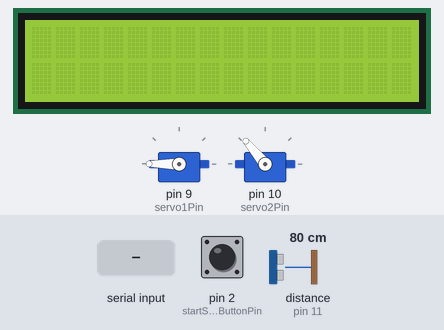
A sketch run on a simulated Arduino Uno, built with avr-gcc and run on an emulated ATmega328P. Parts: 16×2 character LCD, 2 × servo. Inputs (shaded band) come from the test bench; at power-on: pin 2 (startScanButtonPin) HIGH, distance to the obstacle (sensor on pin 11) 80 cm. The echo pulse lasts 58.3 µs per cm; what the sketch prints to the serial monitor is not drawn.

Above: at 1.2 s.
1.3 s: pin 2 (startScanButtonPin) pulled LOW for 0.15 s
At 2.7 s:
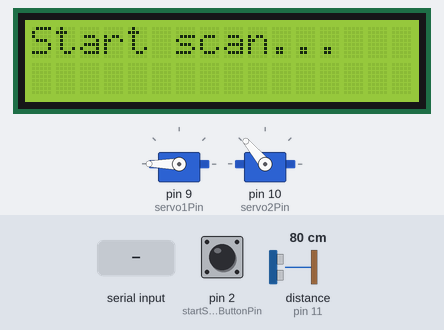
At 3.38 s:
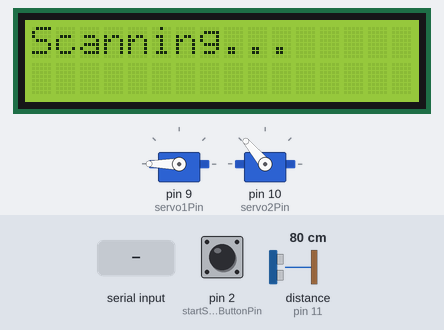
4.4 s: byte 6 (ACK) received over Serial
At 5.1 s:
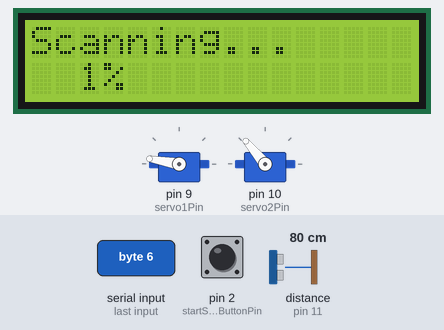
Timing chart, 0 to 7.4 s (numbered marks = the images above; inputs shaded):
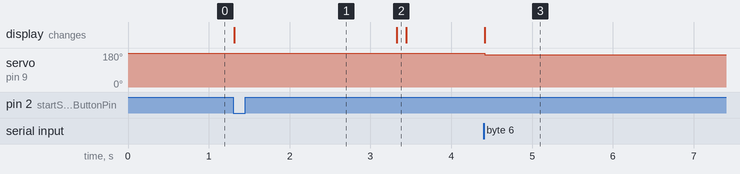

Measured:
- after the input at 1.3 s, the display: changes at once (image 1)
- after the input at 4.4 s, servo on pin 9 (servo1Pin): 180° → 170° at once; the display: changes at once (image 3)

The sketch:

sc_v1_sw_v01.ino
```cpp
#include <LiquidCrystal_I2C.h>
#include <Wire.h>
#include <Servo.h>

// Transmission control messages
#define START_OF_TRANSMISSION 0xFD      // Marker of a start of a transmission
#define END_OF_TRANSMISSION   0xFC      // Marker of an end of a transmission
#define START_MARKER          0xFF      // Marking of the start of a packet
#define END_MARKER            0xFE      // Marking of an end of a packet
#define ACK                   0x06      // Acknowledgement of sent packet
#define NAK                   0x15      // Negative-acknowledgement of sent packet ( retry the measurment )

// Scan accuracy settings
#define N_SAMPLES 5                     // Number of samples taken from a single measurment
#define TURN_VALUE 10                   // Value of the turns ( in degrees ) taken in a single iteration by the device ( in range (0, 180] )
#define SERVO_DELAY 100                 // Value (in ms) of servo movements delay

// Arduino Uno R3 Pinout
const int trigPin = 6;
const int echoPin = 11;
const int servo1Pin = 9;
const int servo2Pin = 10;
const int startScanButtonPin = 2;

Servo servo1;
Servo servo2;
LiquidCrystal_I2C lcd(0x27, 16, 2);
const int pos1 = 180, pos2 = 130;
bool turn = true;
float duration, distance, progress, ser2, complete;

void sortFloats(float arr[], int n) {
  for (int i = 0; i < n - 1; i++) {
    for (int j = 0; j < n - i - 1; j++) {
      if (arr[j] > arr[j + 1]) {
        float temp = arr[j];
        arr[j] = arr[j + 1];
        arr[j + 1] = temp;
      }
    }
  }
}

float measureMedian()
{
  int validCount = 0;
  float distances[N_SAMPLES];
  for(int i = 0; i < N_SAMPLES; i++)
  {
    float d = measureDistance();
    if(d >= 0)
    {
      if(d > 200) distances[validCount++] = 201;
      else distances[validCount++] = d;
    }
    delay(60);
  }
  if(validCount == 0) return -1;
  sortFloats(distances, N_SAMPLES);
  return distances[validCount / 2];
}

float measureDistance()
{
  digitalWrite(trigPin, LOW);
  delayMicroseconds(2);
  digitalWrite(trigPin, HIGH);
  delayMicroseconds(10);
  digitalWrite(trigPin, LOW);

  return (pulseIn(echoPin, HIGH, 20000) * 0.0343) / 2;
}

bool sendData(int x_rotation, int y_rotation, float distance)
{
  //packets consist of 6 bytes: B5 B4 B3 B2 B1 B0, where:
  //B5 - Start marker (0xFF)
  //B4 - Rotation in x-axis
  //B3 - Rotation in y-axis
  //B2 - Integer part of distance value
  //B1 - Fractional part of distance value
  //B0 - End marker (0xFE)
  //Scanner won't continue work until program in Python sends back the ACK message

  byte x_rot = byte(x_rotation);
  byte y_rot = byte(y_rotation);
  byte distInt = byte(distance);
  byte distFrac = byte(((distance - distInt) * 100));

  Serial.write(START_MARKER);
  Serial.write(x_rot);
  Serial.write(y_rot);
  Serial.write(distInt);
  Serial.write(distFrac);
  Serial.write(END_MARKER);

  while (true)
  {
    if (Serial.available())
    {
      byte response = Serial.read();
      if (response == ACK) return true;
      else if(response == NAK) return false;
    }
  }
}

void setup() {
  // put your setup code here, to run once:
  Serial.begin(115200);

  lcd.init();
  lcd.backlight();
  lcd.setCursor(0, 0);
  lcd.print("");

  pinMode(startScanButtonPin, INPUT_PULLUP);

  pinMode(trigPin, OUTPUT);
	pinMode(echoPin, INPUT);

  servo1.attach(servo1Pin);
  servo2.attach(servo2Pin);

  servo1.write(pos1);
  servo2.write(pos2);
}

void loop() {
  if(digitalRead(2) == LOW)
  {
    ser2 = 0;
    complete = ((180 / TURN_VALUE) + 1) * ((80 / TURN_VALUE) + 1);
    lcd.setCursor(0, 0);
    lcd.print("Start scan...");
    delay(2000);
    lcd.clear();
    lcd.print("Scanning...");

    Serial.write(START_OF_TRANSMISSION);
    Serial.write(TURN_VALUE);

    for(int i = 130; i >= 50; i -= TURN_VALUE)
    {
      servo2.write(i);
      delay(SERVO_DELAY);

      if(turn){
        for(int j = 180; j >= 0; j -= TURN_VALUE)
        {
          servo1.write(j);
          ser2++;
          progress = (ser2 * 100) / complete;
          lcd.setCursor(0, 1);
          lcd.print("             ");
          lcd.setCursor(2, 1);
          lcd.print(String(int(progress)) + "%");
          delay(SERVO_DELAY);
          while(!sendData(j, i, measureMedian()));
        }
        turn = !turn;
      }
      else
      {
        for(int j = 0; j <= 180; j += TURN_VALUE)
        {
          servo1.write(j);
          ser2++;
          progress = (ser2 * 100) / complete;
          lcd.setCursor(0, 1);
          lcd.print("           ");
          lcd.setCursor(2, 1);
          lcd.print(String(int(progress)) + "%");
          delay(SERVO_DELAY);
          while(!sendData(j, i, measureMedian()));
        }
        turn = !turn;
      }

      Serial.write(END_OF_TRANSMISSION);
    }
    servo1.write(pos1);
    servo2.write(pos2);
    lcd.clear();
    lcd.print("Scan complete.");
    delay(2000);
    lcd.clear();
  }
}
```
